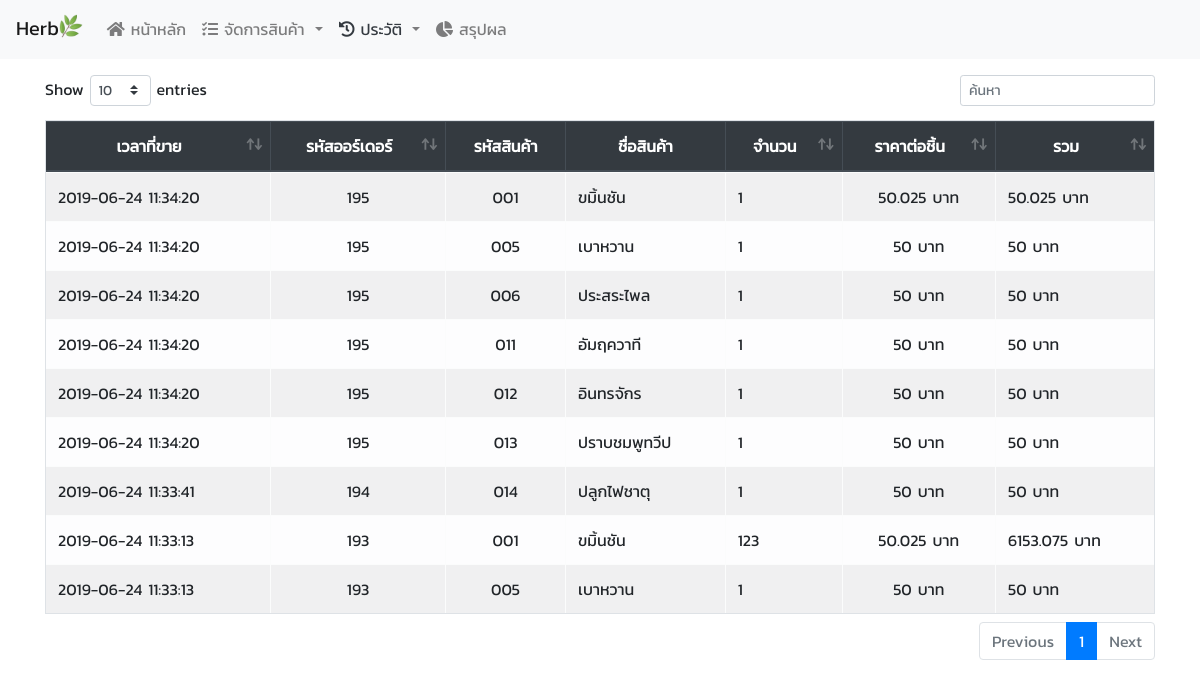
The app's page /history_order.php, older data.
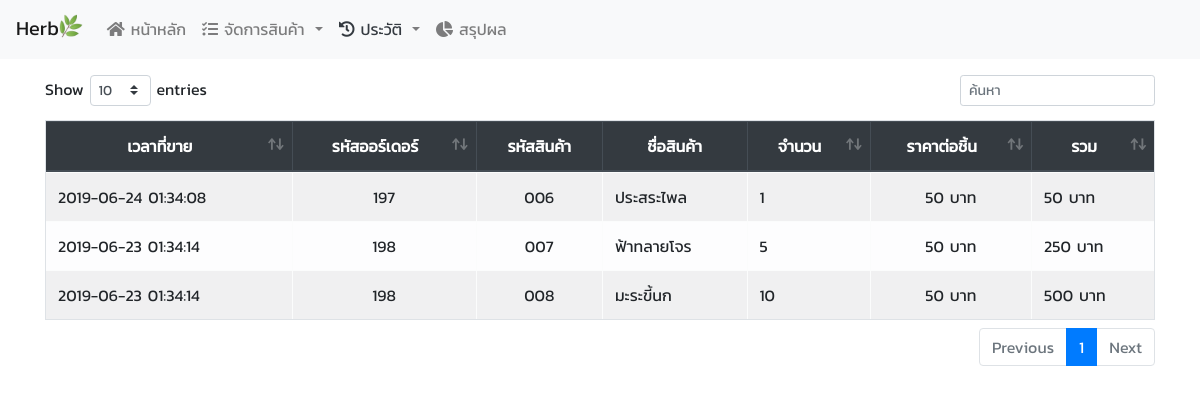
The same page, newer data.
### tables this page shows
CREATE TABLE `order_detail` (
  `order_id` int(11) NOT NULL,
  `product_id` char(3) NOT NULL,
  `order_count` int(11) NOT NULL,
  `order_price` float NOT NULL,
  `order_cost` double NOT NULL
);

CREATE TABLE `order_history` (
  `order_id` int(11) NOT NULL,
  `order_date` datetime NOT NULL
);

CREATE TABLE `product` (
  `product_id` char(3) NOT NULL,
  `product_name` varchar(255) NOT NULL,
  `product_type` enum('NED','ED') NOT NULL,
  `product_potent` varchar(255) NOT NULL,
  `product_amount` varchar(255) NOT NULL,
  `product_cost` double NOT NULL,
  `product_price` double NOT NULL,
  `product_price_discount` double NOT NULL,
  `product_stock` int(10) NOT NULL,
  `product_status` enum('ขาย','เลิกขาย') NOT NULL
);

### model/model_order_history_select.php (called while the page is built)
<?php
include "connect.php";
$listOrderHistory = $pdo->prepare("SELECT * FROM  order_detail , order_history ,product
WHERE order_detail.order_id = order_history.order_id
AND order_detail.product_id = product.product_id");
$listOrderHistory->execute();

### history_order.php (the view, shortened to what this page needs)
<?php
$path = $_SERVER['DOCUMENT_ROOT'];
$path .= "/herb_internship/head.php";
include_once($path);
?>
<head>
</head>
<body>
    <div class="container">
        <?php
        include($_SERVER['DOCUMENT_ROOT'] . "/herb_internship/model/model_order_history_select.php");
        ?>
        <div class="my-3">
            <table class="table table-light table-striped table-bordered table-hover" id="history_order" data-page-length='10'>
                <thead class="thead-dark">
                    <tr>
                        <th class="align-middle text-center">เวลาที่ขาย</th>
                        <th class="align-middle text-center">รหัสออร์เดอร์</th>
                        <th class="align-middle text-center">รหัสสินค้า</th>
                        <th class="align-middle text-center">ชื่อสินค้า</th>
                        <th class="align-middle text-center">จำนวน</th>
                        <th class="align-middle text-center">ราคาต่อชิ้น</th>
                        <th class="align-middle text-center">รวม</th>
                    </tr>
                </thead>
                <tbody id="tbodyData">
                    <?php
                    while ($rowOrder = $listOrderHistory->fetch()) {
                        $sum = $rowOrder['order_price'] * $rowOrder['order_count'];
                        echo '<tr>
                    <td>' . $rowOrder['order_date'] . '</td>
                    <td  class="text-center">' . $rowOrder['order_id'] . '</td>
                    <td class="text-center">' . $rowOrder['product_id'] . '</td>
                    <td>' . $rowOrder['product_name'] . '</td>
                    <td>' . $rowOrder['order_count'] . '</td>
                    <td class="text-center">' . $rowOrder['order_price'] . ' บาท</td>
                    <td>' . $sum . ' บาท</td>
                    </tr>';
                    }
                    ?>
                </tbody>
            </table>
        </div>
</body>

### head.php (shortened to what this page needs)
<!DOCTYPE html>
<html>
<head>
    <link rel="stylesheet" type="text/css" media="screen" href="./css/bootstrap.min.css">
    <link rel="stylesheet" href="./css/all.css">
    <link rel="stylesheet" type="text/css" href="./css/dataTables.bootstrap4.min.css">
</head>
<body>
    <?php include('header.php'); ?>

### header.php (shortened to what this page needs)
<nav class="navbar navbar-expand-lg navbar-light bg-light">
    <a class="navbar-brand" href="#">Herb<img src="_etc/herb.ico" style="max-width:1.5rem" class="pb-2"></a>
    <div class="collapse navbar-collapse" id="navbarSupportedContent">
        <ul class="navbar-nav mr-auto">
            <li class="nav-item">
                <a class="nav-link
                <?php if (basename($_SERVER['PHP_SELF']) == 'index.php') {
                    echo "active";
                } ?>" href="index.php"><i class="fas fa-home"></i> หน้าหลัก <span class="sr-only">(current)</span></a>
            </li>
            <li class="nav-item dropdown">
                <a class="nav-link dropdown-toggle" href="#" id="navbarDropdownMenuLink" data-toggle="dropdown" aria-haspopup="true" aria-expanded="false">
                    <span class="<?php if (basename($_SERVER['PHP_SELF']) == 'product_add.php' || basename($_SERVER['PHP_SELF']) == 'product_add_stock.php' || basename($_SERVER['PHP_SELF']) == 'product_edit.php') {
                                        echo "text-dark";
                                    } ?>"><i class="fas fa-tasks"></i> จัดการสินค้า</span>
                </a>
            </li>
            <li class="nav-item dropdown">
                <a class="nav-link dropdown-toggle" href="#" id="navbarDropdownMenuLink" data-toggle="dropdown" aria-haspopup="true" aria-expanded="false">
                    <span class="<?php if (basename($_SERVER['PHP_SELF']) == 'history_order.php' || basename($_SERVER['PHP_SELF']) == 'history_product_add_stock.php') {
                                        echo "text-dark";
                                    } ?>"><i class="fas fa-history"></i> ประวัติ</span>
                </a>
            </li>
            <li class="nav-item">
                <a class="nav-link
                <?php if (basename($_SERVER['PHP_SELF']) == 'summary.php') {
                    echo "active";
                } ?>" href="summary.php"><i class="fas fa-chart-pie"></i> สรุปผล <span class="sr-only">(current)</span></a>
            </li>
        </ul>
    </div>
</nav>

### css/all.css (style rules this page uses)
.fa, .fas, .far, .fal, .fab { -moz-osx-font-smoothing: grayscale; -webkit-font-smoothing: antialiased; display: inline-block; font-style: normal; font-variant: normal; text-rendering: auto; line-height: 1; }
.fa-chart-pie:before { content: "\f200"; }
.fa-history:before { content: "\f1da"; }
.fa-home:before { content: "\f015"; }
.fa-tasks:before { content: "\f0ae"; }
.fa, .fas { font-family: 'Font Awesome 5 Free'; font-weight: 900; }

### head.php (style rules this page uses)
body { font-family: 'Kanit', sans-serif; }
body { background-image: url("./_etc/background.jpg"); }

Row changes from the older to the newer data that the page shows:
removed order_detail: order.order_date "2019-06-24 11:33:13", order.order_id "193", product.product_id "001", product.product_name "ขมิ้นชัน", order_count "123", order_price "50.025", sum "6153.075"
removed order_detail: order.order_date "2019-06-24 11:34:20", order.order_id "195", product.product_id "001", product.product_name "ขมิ้นชัน", order_count "1", order_price "50.025"
removed order_detail: order.order_date "2019-06-24 11:33:13", order.order_id "193", product.product_id "005", product.product_name "เบาหวาน", order_count "1", order_price "50"
removed order_detail: order.order_date "2019-06-24 11:34:20", order.order_id "195", product.product_id "005", product.product_name "เบาหวาน", order_count "1", order_price "50"
removed order_detail: order.order_date "2019-06-24 11:34:20", order.order_id "195", product.product_id "006", product.product_name "ประสระไพล", order_count "1", order_price "50"
removed order_detail: order.order_date "2019-06-24 11:34:20", order.order_id "195", product.product_id "011", product.product_name "อัมฤควาที", order_count "1", order_price "50"
removed order_detail: order.order_date "2019-06-24 11:34:20", order.order_id "195", product.product_id "012", product.product_name "อินทรจักร", order_count "1", order_price "50"
removed order_detail: order.order_date "2019-06-24 11:34:20", order.order_id "195", product.product_id "013", product.product_name "ปราบชมพูทวีป", order_count "1", order_price "50"
removed order_detail: order.order_date "2019-06-24 11:33:41", order.order_id "194", product.product_id "014", product.product_name "ปลูกไฟชาตุ", order_count "1", order_price "50"
added order_detail: order.order_date "2019-06-24 01:34:08", order.order_id "197", product.product_id "006", product.product_name "ประสระไพล", order_count "1", order_price "50"
added order_detail: order.order_date "2019-06-23 01:34:14", order.order_id "198", product.product_id "007", product.product_name "ฟ้าทลายโจร", order_count "5", order_price "50", sum "250"
added order_detail: order.order_date "2019-06-23 01:34:14", order.order_id "198", product.product_id "008", product.product_name "มะระขี้นก", order_count "10", order_price "50", sum "500"
